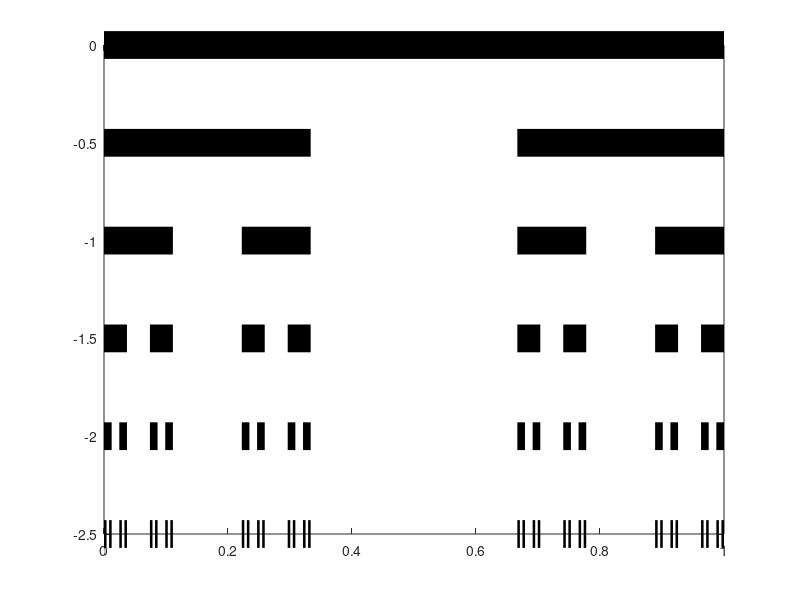

Write MATLAB code to recreate this figure. (Note: this script raises an error after producing the figure.)
clear
close all

% Add utils and data folders
currentFile = mfilename('fullpath');
[currentDir, ~, ~] = fileparts(currentFile);
targetPath = fullfile(currentDir, '..', 'utils');
addpath(genpath(targetPath));
targetPath = fullfile(currentDir, '..', 'data_online');
addpath(genpath(targetPath));

%%%%%%%%%%%%%%%%% CODE FOR THE CANTOR SET EXAMPLES %%%%%%%%%%%%%%%
%%%%%%%%%%%%%%%%%%%%%%%%%%%%%%%%%%%%%%%%%%%%%%%%%%%%%%%%%%%%%%%%%%

%% Plot the X_n that generate the Cantor set

N = 5; % number of levels in the plot
X = cell(N+2,1); % cell array of the intervals

X{1} = [0,1]; % n = 0
for n = 1:N
    X{n+1} = [X{n};X{n}+2]/3; % generate the sets X_n
end

f = figure;
plot(real(X{1}),0*X{1},'-','linewidth',20, 'color','k');
hold on
for n = 1:N
    plot(real(X{n+1}'),0*X{n+1}'-n/2,'-','linewidth',20, 'color','k'); % plot the unions of intervals X_n
end
set(gca,'ytick',fliplr(-(0:N)/2),'yticklabels',["$n=6$","$n=5$","$n=4$","$n=3$","$n=2$","$n=1$","$n=0$"])
set(gca,'YColor',[1 1 1])
yaxisproperties= get(gca, 'YAxis');
yaxisproperties.TickLabelInterpreter = 'latex';
yaxisproperties.TickLabelColor = 'k';
title('$X_n$','interpreter','latex','fontsize',18)
ylim([-(N)/2-0.25,0.2])
xlim([-0.002,1])
ax=gca; ax.FontSize=18;
f.Position = [360.0000   97.6667  812.3333  420.0000];
box off

%% Approximate the box-counting dimension - naive without proper scaling fails

N = 25; % number of levels in the plot
X = cell(N+2,1); % cell array of the intervals

X{1} = [0,1]; % n = 0

for n = 1:N
    X{n+1} = [X{n};X{n}+2]/3; % generate the sets X_n
end

delta = 2.^(0:-0.2:-50);

dim = box_dim(X{5+1},delta,0);
NC1 = exp(log(1./delta(:)).*dim(:));

dim = box_dim(X{10+1},delta,0);
NC2 = exp(log(1./delta(:)).*dim(:));

dim = box_dim(X{15+1},delta,0);
NC3 = exp(log(1./delta(:)).*dim(:));

% plot the results
CC = gray(4); CC(end,:) = [];
CC = flipud(CC);

figure
loglog(delta,NC1,'-','linewidth',4,'color',CC(1,:))
hold on
loglog(delta,NC2,'-','linewidth',1,'color',CC(2,:))
loglog(delta,NC3,'-','linewidth',2,'color',CC(3,:))
loglog(delta,(1./delta).^(log(2)/log(3)),'k--','linewidth',1)
loglog(delta(delta<10^(-5)),1./delta(delta<10^(-5)),'k:','linewidth',2)
text(10^(-9),10.^9*4,'wrong scaling','interpreter','latex','fontsize',16,'Rotation',-40)
text(10^(-5),10.^3/2,'correct scaling','interpreter','latex','fontsize',16,'Rotation',-28)
xlim([10^(-12),1])

title('$N_\delta(X_k)$','interpreter','latex','fontsize',18)
xlabel('$\delta$','interpreter','latex','fontsize',18)
ax = gca; ax.FontSize = 18;

legend({'$k=5$','$k=10$','$k=15$','$(\frac{1}{\delta})^{\frac{\log(2)}{\log(3)}}$','${1}/{\delta}$'},'fontsize',16,'interpreter','latex','location','southwest','NumColumns',1)
grid minor
ylim([1,10^10])
ax = gca; ax.FontSize = 18;

%% Approximate the box-counting dimension - adaptive choice (in this simple example, just use large enough N)

dim = box_dim(X{N+1},delta,0);
NC = exp(log(1./delta(:)).*dim(:));

figure
loglog(delta,NC,'k-','linewidth',3)
hold on
loglog(delta,(1./delta).^(log(2)/log(3)),'k--','linewidth',1)
xlim([10^(-12),1])

title('$N_\delta(X)$','interpreter','latex','fontsize',18)
xlabel('$\delta$','interpreter','latex','fontsize',18)
ax = gca; ax.FontSize = 18;

grid minor
ylim([1,10^10])
ax = gca; ax.FontSize = 18;

%% Hausdorff dimension plot

N = 19; % number of levels in the plot - increase for more of the plot
X = cell(N+1,1); % cell array of the intervals

X{1} = [0,1]; % n = 0

for n = 1:N
    X{n+1} = [X{n};X{n}+2]/3; % generate the sets X_n
end

er0 = (1/3)^N;
n1max = min(ceil(log2(1/er0)),30);
dimH = Haus_dim(X{N+1},5:n1max,5:5:20,0,1.3);

CC = gray(5); CC(end,:) = [];
CC = flipud(CC);
figure
p1 = plot(5:30,dimH(:,1),'-^','markersize',7,'color',CC(1,:),'linewidth',1);
p1.MarkerEdgeColor = [0 0 0];
p1.MarkerFaceColor = CC(1,:);
hold on
p2 = plot(5:30,dimH(:,2),'-s','markersize',7,'color',CC(2,:),'linewidth',1);
p3 = plot(5:30,dimH(:,3),'-d','markersize',7,'color',CC(3,:),'linewidth',1);
p3 = plot(5:30,dimH(:,4),'-o','markersize',7,'color',CC(3,:),'linewidth',1);
p2.MarkerEdgeColor = [0 0 0];
p2.MarkerFaceColor = CC(2,:);
p3.MarkerEdgeColor = [0 0 0];
p3.MarkerFaceColor = CC(3,:);
ax=gca; ax.FontSize=18;
xlabel('$n_1$','interpreter','latex')
plot([0,30],[0,0]+log(2)/log(3),':k','linewidth',1)
ylim([0.55,0.75])
xlim([5,30])
title('$\Gamma_{n_2,n_1}$','interpreter','latex')

hleg = legend({'$n_2=5$','$n_2=10$','$n_2=15$','$n_2=20$'},...
    'interpreter','latex', 'fontsize',14,'location','best');
grid minor
